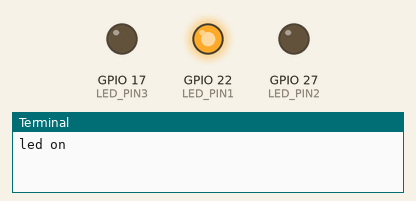
Simulated run of this program. Board: Raspberry Pi (BCM pin numbers). Parts: output pins drawn as LEDs (lit = HIGH), the last lines printed to the terminal. At 6.0 s the program stops and its outputs stay as they are.

Above: at 0.1 s.
At 2.1 s:
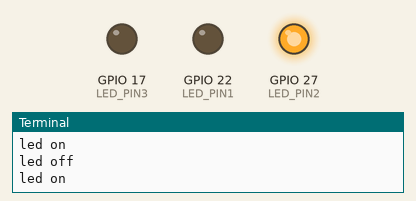
At 4.1 s:
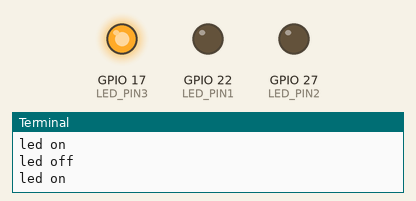
At 6.1 s:
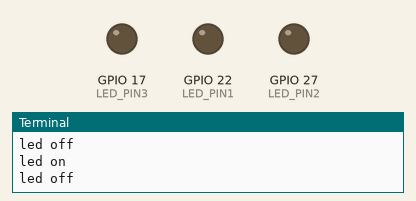
Timing chart, 0 to 7.5 s (numbered marks = the images above):
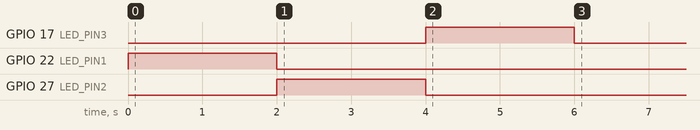

Measured:
- by itself, GPIO 17 (LED_PIN3): LOW → HIGH at 4.0 s, → LOW 2.0 s later
- by itself, GPIO 22 (LED_PIN1): LOW → HIGH at 0.00 s, → LOW 2.0 s later
- by itself, GPIO 27 (LED_PIN2): LOW → HIGH at 2.0 s, → LOW 2.0 s later

The program:

led_blink_task.py
```python
import RPi.GPIO as GPIO
import time

LED_PIN1 = 22
GPIO.setmode(GPIO.BCM) #GPIO.BCM or GPIO.BOARD
GPIO.setup(LED_PIN1, GPIO.OUT) #GPIO.IN
LED_PIN2 = 27
GPIO.setup(LED_PIN2, GPIO.OUT) #GPIO.IN
LED_PIN3 = 17
GPIO.setup(LED_PIN3, GPIO.OUT) #GPIO.IN


GPIO.output(LED_PIN1, GPIO.HIGH) #1
print("led on")
time.sleep(2)
GPIO.output(LED_PIN1, GPIO.LOW) #0
print("led off")

GPIO.output(LED_PIN2, GPIO.HIGH) #1
print("led on")
time.sleep(2)
GPIO.output(LED_PIN2, GPIO.LOW) #0
print("led off")

GPIO.output(LED_PIN3, GPIO.HIGH) #1
print("led on")
time.sleep(2)
GPIO.output(LED_PIN3, GPIO.LOW) #0
print("led off")

GPIO.cleanup() #GPIO 핀상태 초기화
```
